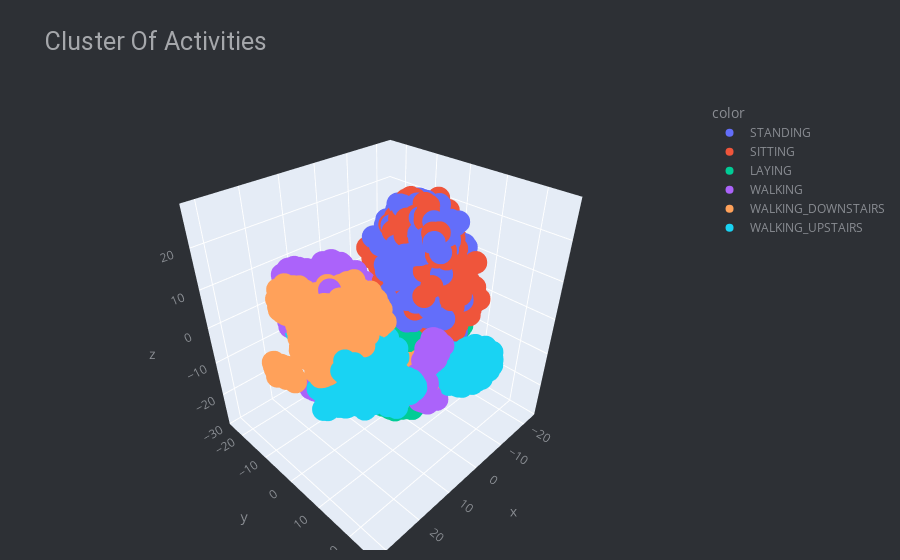

The cell this chart's notebook holds for it:
### Code cell
fig = px.scatter_3d(
    x =tsne[:, 0],
    y = tsne[:, 1],
    z = tsne[:, 2],
    color=df_train['Activity']
)
fig.update_layout(
    title="Cluster Of Activities",
    title_font=dict(size=25, color='#a5a7ab', family='roboto'),
    font=dict(color='#8a8d93'),
    plot_bgcolor='#2d3035', paper_bgcolor='#2d3035',
    margin=dict(t=100, b=10, l=70, r=40), 
    )
fig.show()

### Figure 1 — Plotly figure (JSON) as saved in the notebook; plotly's stock layout.template omitted (floating-point values rounded to 4 significant figures; data arrays with more than 128 entries replaced by an {"elided": "..."} marker saying what was removed)
{"data": [{"hovertemplate": "color=STANDING<br>x=%{x}<br>y=%{y}<br>z=%{z}<extra></extra>", "legendgroup": "STANDING", "marker": {"color": "#636efa", "symbol": "circle"}, "mode": "markers", "name": "STANDING", "scene": "scene", "showlegend": true, "type": "scatter3d", "x": {"elided": "1374 float values"}, "y": {"elided": "1374 float values"}, "z": {"elided": "1374 float values"}}, {"hovertemplate": "color=SITTING<br>x=%{x}<br>y=%{y}<br>z=%{z}<extra></extra>", "legendgroup": "SITTING", "marker": {"color": "#EF553B", "symbol": "circle"}, "mode": "markers", "name": "SITTING", "scene": "scene", "showlegend": true, "type": "scatter3d", "x": {"elided": "1286 float values"}, "y": {"elided": "1286 float values"}, "z": {"elided": "1286 float values"}}, {"hovertemplate": "color=LAYING<br>x=%{x}<br>y=%{y}<br>z=%{z}<extra></extra>", "legendgroup": "LAYING", "marker": {"color": "#00cc96", "symbol": "circle"}, "mode": "markers", "name": "LAYING", "scene": "scene", "showlegend": true, "type": "scatter3d", "x": {"elided": "1407 float values"}, "y": {"elided": "1407 float values"}, "z": {"elided": "1407 float values"}}, {"hovertemplate": "color=WALKING<br>x=%{x}<br>y=%{y}<br>z=%{z}<extra></extra>", "legendgroup": "WALKING", "marker": {"color": "#ab63fa", "symbol": "circle"}, "mode": "markers", "name": "WALKING", "scene": "scene", "showlegend": true, "type": "scatter3d", "x": {"elided": "1226 float values"}, "y": {"elided": "1226 float values"}, "z": {"elided": "1226 float values"}}, {"hovertemplate": "color=WALKING_DOWNSTAIRS<br>x=%{x}<br>y=%{y}<br>z=%{z}<extra></extra>", "legendgroup": "WALKING_DOWNSTAIRS", "marker": {"color": "#FFA15A", "symbol": "circle"}, "mode": "markers", "name": "WALKING_DOWNSTAIRS", "scene": "scene", "showlegend": true, "type": "scatter3d", "x": {"elided": "986 float values"}, "y": {"elided": "986 float values"}, "z": {"elided": "986 float values"}}, {"hovertemplate": "color=WALKING_UPSTAIRS<br>x=%{x}<br>y=%{y}<br>z=%{z}<extra></extra>", "legendgroup": "WALKING_UPSTAIRS", "marker": {"color": "#19d3f3", "symbol": "circle"}, "mode": "markers", "name": "WALKING_UPSTAIRS", "scene": "scene", "showlegend": true, "type": "scatter3d", "x": {"elided": "1073 float values"}, "y": {"elided": "1073 float values"}, "z": {"elided": "1073 float values"}}], "layout": {"font": {"color": "#8a8d93"}, "legend": {"title": {"text": "color"}, "tracegroupgap": 0}, "margin": {"b": 10, "l": 70, "r": 40, "t": 100}, "paper_bgcolor": "#2d3035", "plot_bgcolor": "#2d3035", "scene": {"domain": {"x": [0, 1], "y": [0, 1]}, "xaxis": {"title": {"text": "x"}}, "yaxis": {"title": {"text": "y"}}, "zaxis": {"title": {"text": "z"}}}, "title": {"font": {"color": "#a5a7ab", "family": "roboto", "size": 25}, "text": "Cluster Of Activities"}}}
